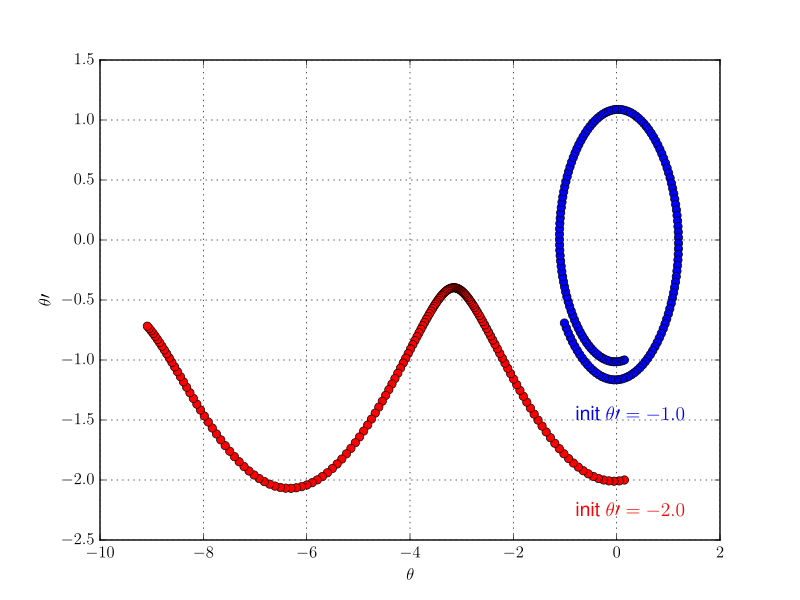

Write the Python code that produced this figure.
# -*- coding: utf-8 -*-
"""
Created  1 02 17
script pour créer l'images pdf resolnumeqdiff_1.pdf à inclure dans le LaTex
@author: remy
"""
import matplotlib
matplotlib.rcParams['text.usetex'] = True
import matplotlib.pyplot as plt
from matplotlib.backends.backend_pdf import PdfPages
import numpy as np

def euler3(F,a,b,y0,z0,h):
    y = [y0,z0]
    t = a
    l_t = [a]
    l_0 = [y0]
    l_1 = [z0]
    while t+h <= b:
        y = [y[0]+h*F(y)[0],y[1]+h*F(y)[1]]
        l_0.append(y[0])
        l_1.append(y[1])
        t += h
        l_t.append(t)
    return l_0,l_1

def F(l):
    return [l[1],- np.sin(l[0])]
    

#plt.show()
with PdfPages('./resolnumeqdiff_1.pdf') as pdf:
    plt.grid(True)
    plt.xlabel(r'$\theta$')
    plt.ylabel(r'$\theta\prime$')
    
    truc = euler3(F, 0.,8.,0.15,-1.,0.05)
    plt.plot(truc[0],truc[1],'bo')
    plt.text(-0.8, -1.5,r'init $\theta\prime = -1.0$',fontsize=14,color='blue')
    
    truc = euler3(F, 0.,8.,0.15,-2.,0.05)
    plt.plot(truc[0],truc[1],'ro')
    plt.text(-0.8, -2.3,r'init $\theta\prime = -2.0$',fontsize=14,color='red')

    pdf.savefig()
    plt.close()

 
